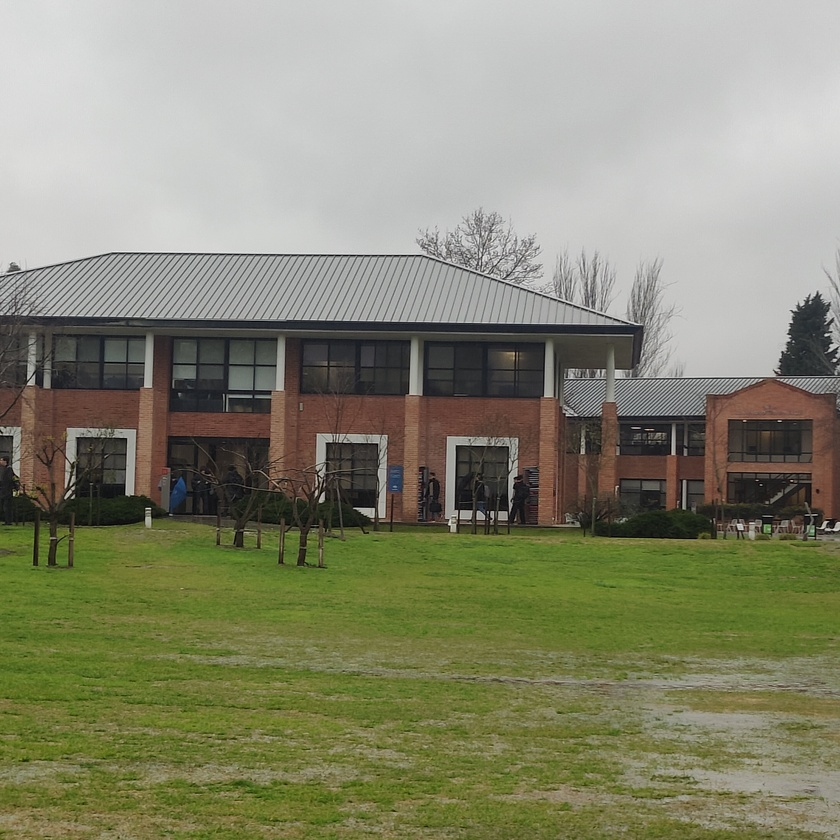
#> input picture img/udesa_0.jpg, 840 x 840 px, shrunk from 3000 x 3000 before the run
$ jupyter execute notebook.ipynb
#> lines starting #> are read from the running program, lines starting #| are printed output that depends on the picture
____
__Universidad de San Andrés__<br/>
__Visión Artificial__<br/>
__Trabajo Práctico 1: Panorámica__<br/>
__Martin Bianchi y Federico Gutman__
____

### Importamos las librerías necesarias

[cell 1]
import cv2
import numpy as np
import matplotlib.pyplot as plt

### Visualizamos las imágenes

[cell 2]
# cargo las imágenes (open cv las carga en bgr)
udesa_left = cv2.imread("img/udesa_0.jpg", flags=cv2.IMREAD_COLOR)
#> udesa_left is the input picture: shape (840, 840, 3); mean B, G, R 112.9, 136, 135.2
udesa_center = cv2.imread("img/udesa_1.jpg", flags=cv2.IMREAD_COLOR)
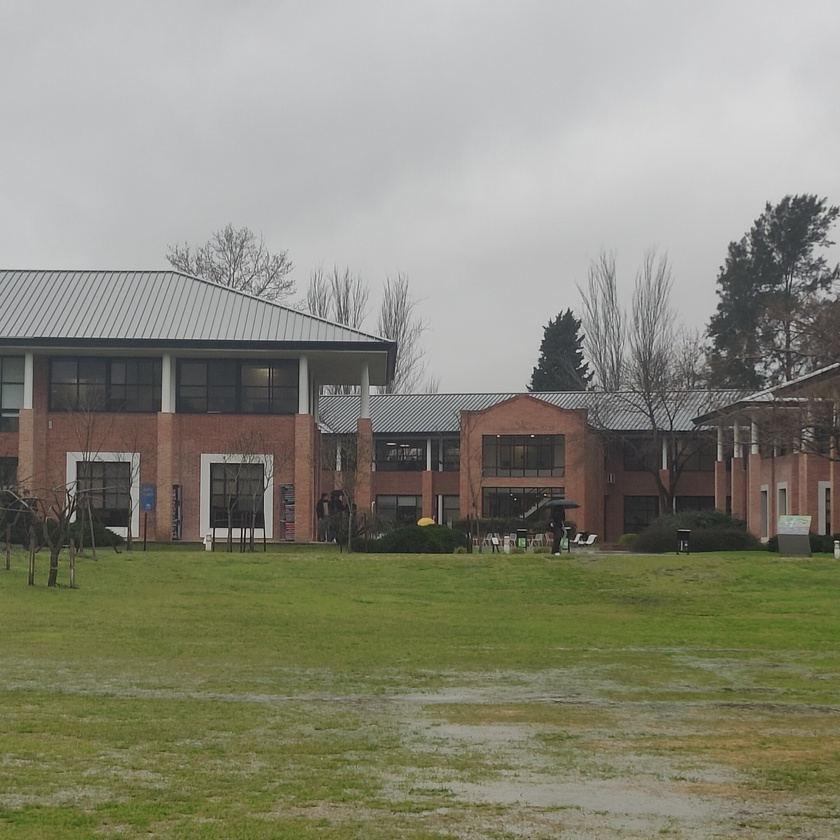
#> input picture img/udesa_1.jpg, 840 x 840 px, shrunk from 3000 x 3000 before the run
#> udesa_center is the input picture: shape (840, 840, 3); mean B, G, R 120, 135.5, 135.8
udesa_right = cv2.imread("img/udesa_2.jpg", flags=cv2.IMREAD_COLOR)
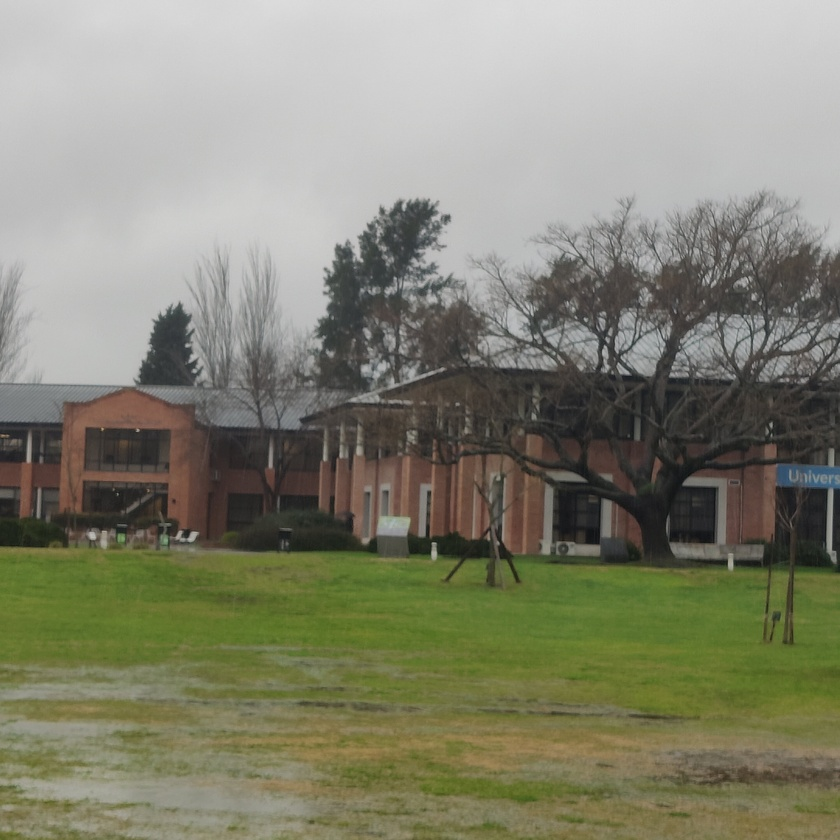
#> input picture img/udesa_2.jpg, 840 x 840 px, shrunk from 3000 x 3000 before the run
#> udesa_right is the input picture: shape (840, 840, 3); mean B, G, R 114, 132.5, 132.1

# convierto a rgb
udesa_left = cv2.cvtColor(udesa_left, cv2.COLOR_BGR2RGB)
udesa_center = cv2.cvtColor(udesa_center, cv2.COLOR_BGR2RGB)
udesa_right = cv2.cvtColor(udesa_right, cv2.COLOR_BGR2RGB)

# muestro las imágenes
fig, ax = plt.subplots(1, 3, figsize=(15, 10))
ax[0].imshow(udesa_left)
ax[0].axis('off')

ax[1].imshow(udesa_center)
ax[1].axis('off')

ax[2].imshow(udesa_right)
ax[2].axis('off')
plt.show()
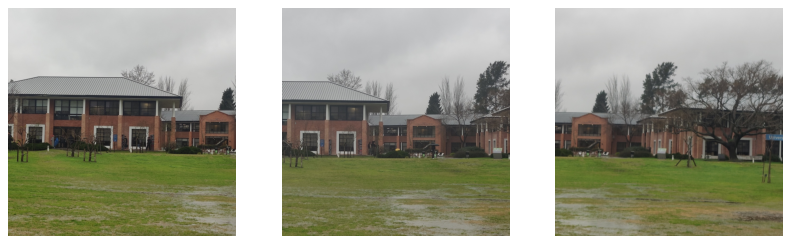
#> figure drawn by matplotlib, 3 panels

### Seguimos el pipeline propuesto

#### Paso 1: Detección de características visuales

[cell 3]
# se pueden usar: sift, surf, akaze, orb
# pruebo con sift

sift = cv2.SIFT_create()

# detecto keypoints y computo descriptores
keypoints_left, descriptors_left = sift.detectAndCompute(udesa_left, None)
#> keypoints_left = 1966 keypoints; strongest (x, y, size): (826, 335, 2.1), (834, 360, 2.4), (322, 499, 4.1), (73, 488, 2.1)
keypoints_center, descriptors_center = sift.detectAndCompute(udesa_center, None)
#> keypoints_center = 1816 keypoints; strongest (x, y, size): (578, 351, 2.3), (535, 368, 1.8), (581, 366, 2), (586, 376, 2.5)
keypoints_right, descriptors_right = sift.detectAndCompute(udesa_right, None)
#> keypoints_right = 2334 keypoints; strongest (x, y, size): (92, 535, 5.4), (193, 535, 5.4), (434, 553, 4.8), (408, 227, 36.6)

# dibujo keypoints
img_keypoints_left = cv2.drawKeypoints(udesa_left, keypoints_left, None, color=(0,255,0), flags=cv2.DRAW_MATCHES_FLAGS_DRAW_RICH_KEYPOINTS)
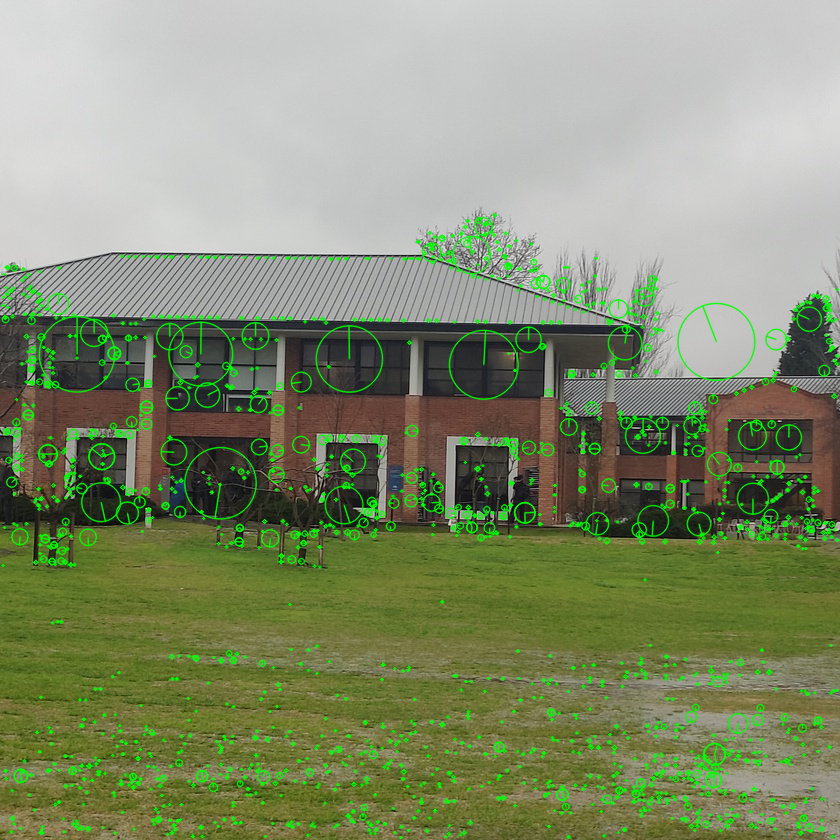
#> img_keypoints_left: shape (840, 840, 3); mean R, G, B 131.2, 142, 109.7
img_keypoints_center = cv2.drawKeypoints(udesa_center, keypoints_center, None, color=(0,255,0), flags=cv2.DRAW_MATCHES_FLAGS_DRAW_RICH_KEYPOINTS)
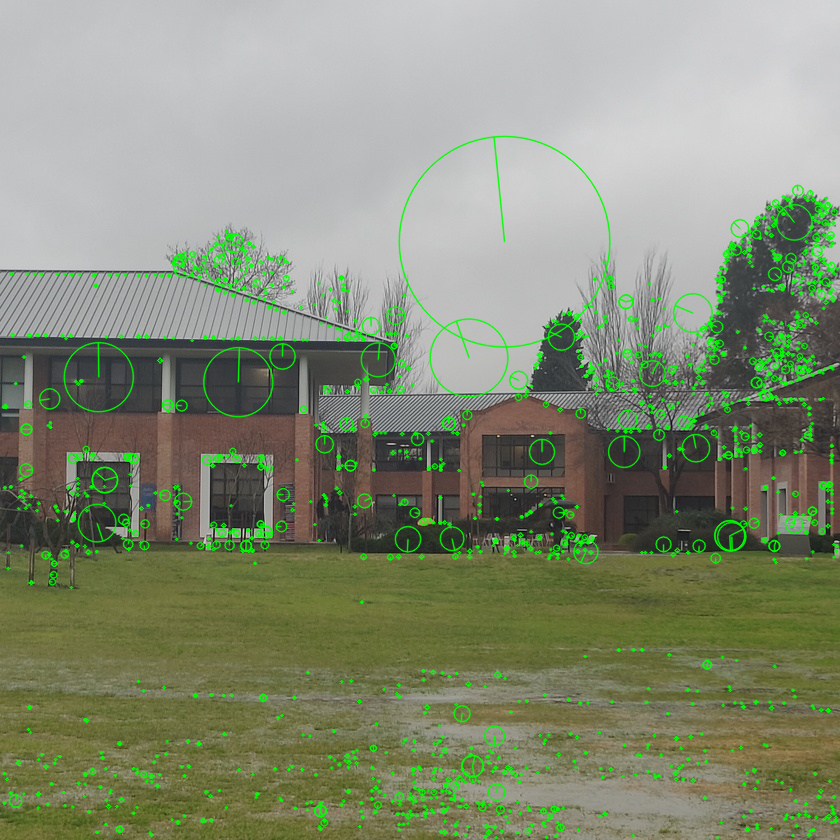
#> img_keypoints_center: shape (840, 840, 3); mean R, G, B 131.8, 140.4, 116.3
img_keypoints_right = cv2.drawKeypoints(udesa_right, keypoints_right, None, color=(0,255,0), flags=cv2.DRAW_MATCHES_FLAGS_DRAW_RICH_KEYPOINTS)
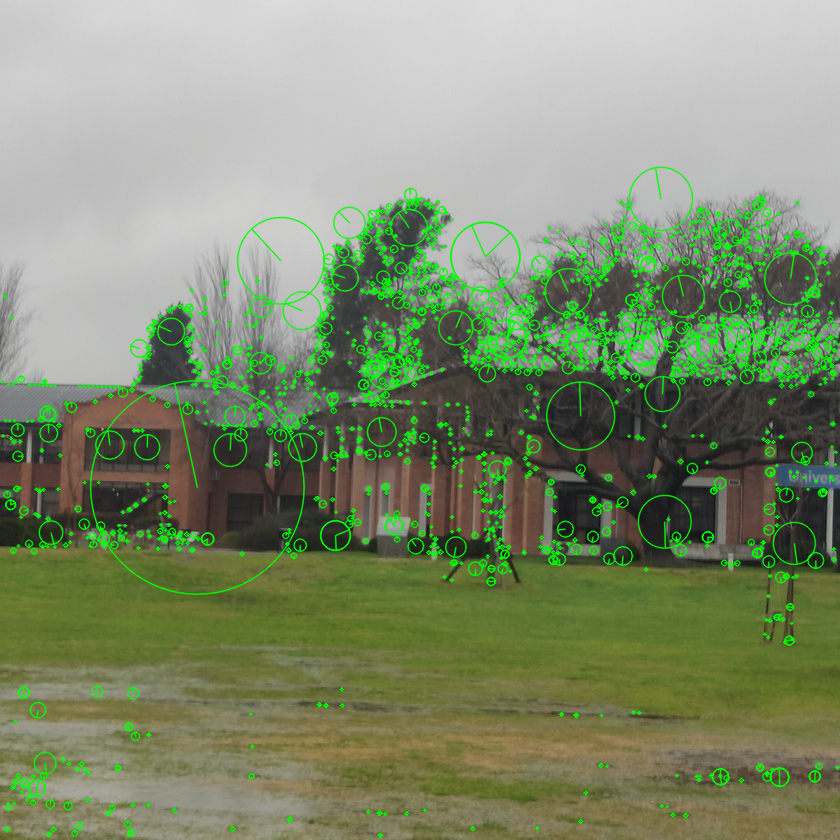
#> img_keypoints_right: shape (840, 840, 3); mean R, G, B 126.8, 140.2, 109

# muestro las imágenes con keypoints
fig, ax = plt.subplots(1, 3, figsize=(15, 10))
ax[0].imshow(img_keypoints_left)
ax[0].axis('off')

ax[1].imshow(img_keypoints_center)
ax[1].axis('off')

ax[2].imshow(img_keypoints_right)
ax[2].axis('off')
plt.show()
